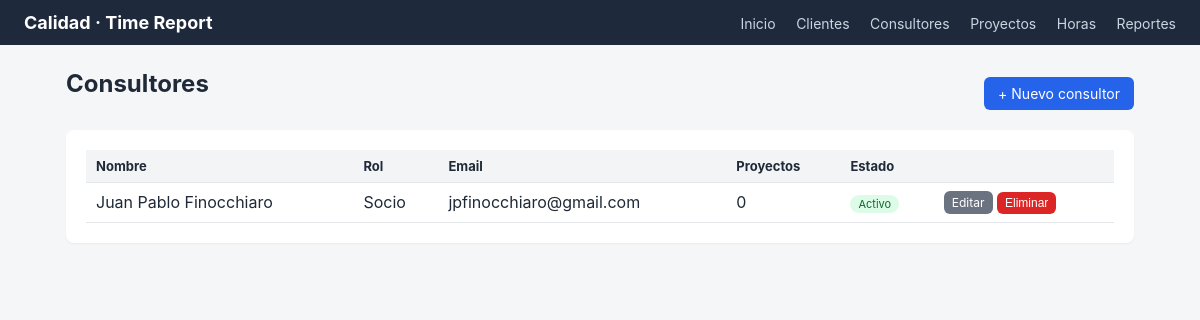
/consultants, run on the app's committed database.
### models.py (models this page shows)
class Consultant(db.Model):
    __tablename__ = "consultants"
    id = db.Column(db.Integer, primary_key=True)
    name = db.Column(db.String(120), nullable=False, unique=True)
    email = db.Column(db.String(120))
    role = db.Column(db.String(120))
    notes = db.Column(db.Text)
    active = db.Column(db.Boolean, default=True, nullable=False)
    projects = db.relationship(
        "Project", secondary=project_consultants, back_populates="consultants"
    )

### app.py (the view)
    @app.route("/consultants")
    def consultants_list():
        consultants = Consultant.query.order_by(Consultant.name).all()
        return render_template("consultants/list.html", consultants=consultants)

### templates/consultants/list.html (shortened to what this page needs)
{% extends "base.html" %}
{% block content %}
<div class="toolbar">
  <h2>Consultores</h2>
  <a class="btn" href="{{ url_for('consultants_new') }}">+ Nuevo consultor</a>
</div>
<div class="card">
  {% if consultants %}
  <table>
    <thead>
      <tr><th>Nombre</th><th>Rol</th><th>Email</th><th>Proyectos</th><th>Estado</th><th></th></tr>
    </thead>
    <tbody>
      {% for c in consultants %}
      <tr>
        <td>{{ c.name }}</td>
        <td>{{ c.role or '—' }}</td>
        <td>{{ c.email or '—' }}</td>
        <td>{{ c.projects|length }}</td>
        <td>
          {% if c.active %}<span class="badge active">Activo</span>
          {% else %}<span class="badge inactive">Inactivo</span>{% endif %}
        </td>
        <td class="actions">
          <a class="btn small secondary" href="{{ url_for('consultants_edit', consultant_id=c.id) }}">Editar</a>
          <form class="inline-form" method="post" action="{{ url_for('consultants_delete', consultant_id=c.id) }}"
                onsubmit="return confirm('¿Eliminar este consultor? Se desvincula de sus proyectos.');">
            <button class="btn small danger" type="submit">Eliminar</button>
          </form>
        </td>
      </tr>
      {% endfor %}
    </tbody>
  </table>
  {% else %}
  <p class="muted">No hay consultores cargados todavía.</p>
  {% endif %}
</div>
{% endblock %}

### static/style.css (style rules this page uses)
* { box-sizing: border-box; }
body { font-family: -apple-system, "Segoe UI", Roboto, sans-serif; margin: 0; background: #f5f6f8; color: #1f2937; }
h2 { margin-top: 0; }
.card { background: #fff; border-radius: 8px; padding: 20px; box-shadow: 0 1px 2px rgba(0,0,0,0.05); margin-bottom: 16px; }
.toolbar { display: flex; justify-content: space-between; align-items: center; margin-bottom: 12px; }
.btn { display: inline-block; padding: 8px 14px; border-radius: 6px; border: none; background: #2563eb; color: #fff; text-decoration: none; cursor: pointer; font-size: 14px; }
.btn.secondary { background: #6b7280; }
.btn.danger { background: #dc2626; }
.btn.small { padding: 4px 8px; font-size: 12px; }
table { width: 100%; border-collapse: collapse; }
th, td { padding: 8px 10px; text-align: left; border-bottom: 1px solid #e5e7eb; }
th { background: #f3f4f6; font-size: 13px; }
td.actions { white-space: nowrap; }
.inline-form { display: inline; }
.badge { font-size: 11px; padding: 2px 8px; border-radius: 999px; background: #e5e7eb; color: #374151; }
.badge.active { background: #dcfce7; color: #166534; }

### data on the page
Consultant: name "Juan Pablo Finocchiaro", role "Socio", email "jpfinocchiaro@gmail.com", projects|length "0", active "Activo"
